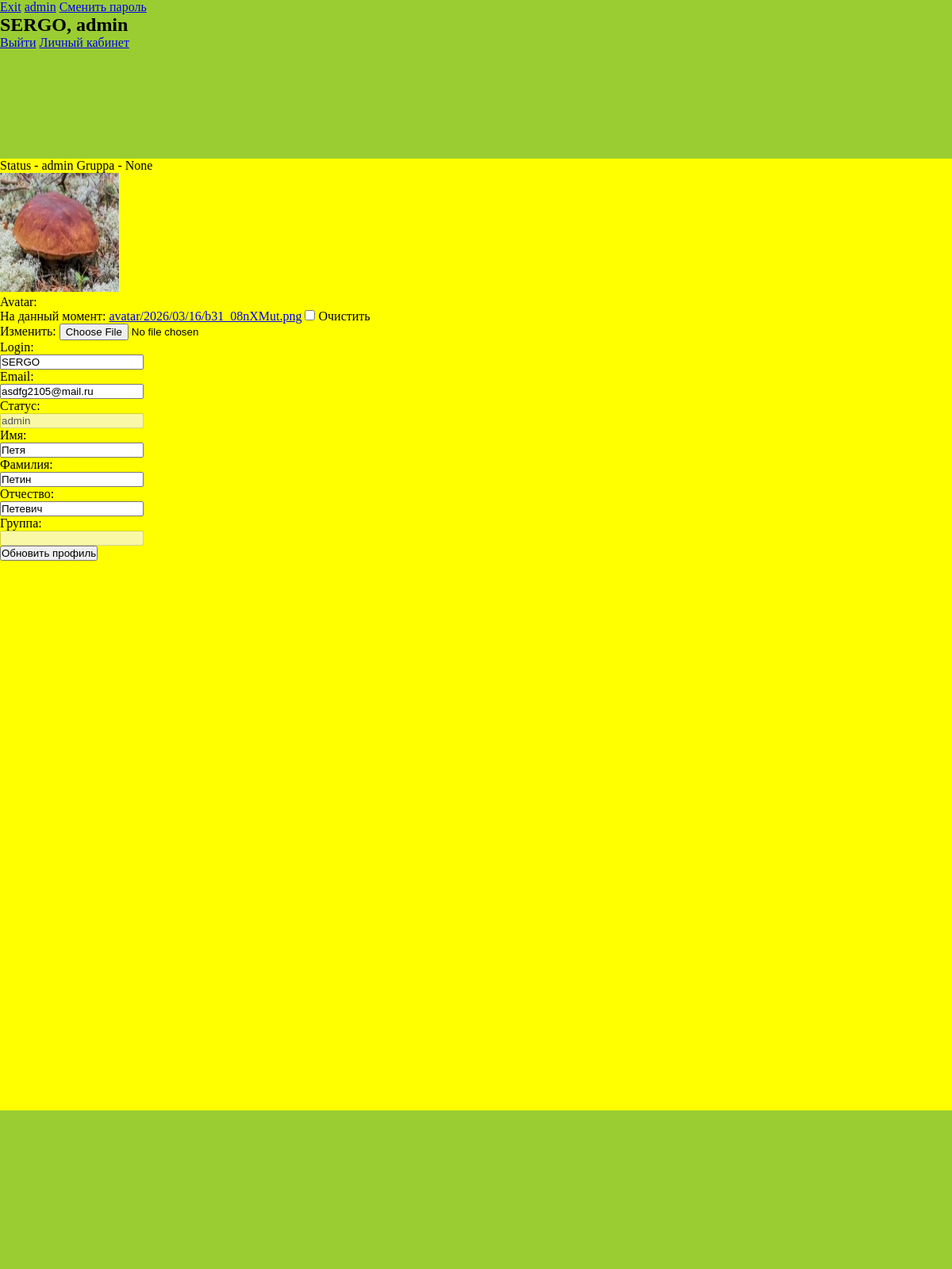
Screenshot of /profile/ (signed in) with the database file from the repository.
### users/models.py (models this page shows, shortened)
class CustomUser(AbstractUser):
    image = models.ImageField(upload_to='avatar/%Y/%m/%d',
                blank=True, null=True, verbose_name='Avatar')
    status = models.CharField(max_length=150, choices = CHOICES, default = 'status', blank=True, null=True,
                verbose_name='Статус')
    middle_name = models.CharField(max_length=150, blank=True, null=True,
                verbose_name='Отчество')
    gruppa = models.CharField(max_length=150, blank=True, null=True,
                verbose_name='Группа')
    number = models.IntegerField(verbose_name="Личный номер", blank=True, null=True,)
    class Meta:
        verbose_name = "Пользователь"
        verbose_name_plural = "Пользователя"

### users/views.py (the view)
# urls.py: path('profile/', views.profile, name='profile'),
@login_required
def profile(request):
    user=request.user
    prof = CustomUser.objects.get(username=user.username)
    if request.method == 'POST':
        form = ProfileUserForm(request.POST, request.FILES, instance=user)
        if form.is_valid():# and form_image.is_valid():
            form.save()
    else:
        form = ProfileUserForm(instance=user)
    return render(request, "users/profile.html",{'form':form, 'prof':prof,})# 'form_image':form_image})

### users/forms.py
class ProfileUserForm(forms.ModelForm):
    username=forms.CharField(label="Login",widget=forms.TextInput(attrs={'class':'form-input'}))
    email=forms.CharField(required=False, label="Email",widget=forms.TextInput(attrs={'class':'form-input'}))
    status = forms.CharField(disabled=True, label="Статус",widget=forms.TextInput(attrs={'class':'form-input'}))
    middle_name = forms.CharField(label='Отчество')
    gruppa = forms.CharField(disabled=True, label='Группа')
    class Meta:
        model = get_user_model()
        fields=['image','username','email','status','first_name','last_name', 'middle_name', 'gruppa']#, 'status_user']
        labels={
            'first_name':'Имя',
            'last_name':'Фамилия',
            'middle_name':'Отчество',
        }
        widgets={
            'first_name':forms.TextInput(attrs={'class':'form-input'}),
            'last_name':forms.TextInput(attrs={'class':'form-input'}),
            'middle_name':forms.TextInput(attrs={'class':'form-input'}),
            'gruppa':forms.TextInput(attrs={'class':'form-input'}),
        }

### users/templates/users/profile.html (shortened to what this page needs)
{% extends "base.html" %}
{% block header %}
    <a href="{% url 'users:logout_user' %}">Exit</a>
    <a href="{% url 'admin:index' %}"target='_blank'>admin</a>
    <a href="{% url 'users:change_password' %}">Сменить пароль</a>
{% endblock %}
{% block sidebar %}
Status - {{request.user.status}}  Gruppa - {{request.user.gruppa}}
<form action=""method='post'enctype='multipart/form-data'>
    {% if request.user.image %}
        <img src="{{user.image.url}}" alt="avatar"width='150px'height='150px'>
    {% else %}
        <h2>Нет аватарки</h2>
    {% endif %}
    {%for f in form%}
        <p>{{f.label_tag}}</p>
        <p>{{f}}</p>
    {%endfor%}
    <button type='submit'>Обновить профиль</button>
</form>
{% endblock %}

### templates/base.html (shortened to what this page needs)
{%load static%}
<!DOCTYPE html>
<html lang="en">
<head>
    <link rel="stylesheet" href="{% static 'css/style.css' %}">
</head>
<body>
    <div class="header">
        {%block header%}
        {%endblock%}
        {%if not request.user.is_authenticated%}
            <a href="{% url 'users:login_users' %}">Войти</a>
            <a href="{% url 'users:logout_user' %}">Выйти</a>
        {%else%}
            <h2>{{request.user.username}}, {{request.user.status}}</h2>
            <a href="{% url 'users:logout_user' %}">Выйти</a>
            <a href="{% url 'users:profile' %}">Личный кабинет</a>
        {%endif%}
    </div>
    <div class="sidebar">
        {%block sidebar%}
        {%endblock%}
    </div>
    <div class="footer">
    </div>
</body>
</html>

### network_college/static/css/style.css (style rules this page uses)
* { margin: 0; padding: 0; }
.header { width: 100%; height: 200px; background-color: yellowgreen; }
.sidebar { width: 100%; height: 1200px; background-color: yellow; }
.footer { width: 100%; height: 200px; background-color: yellowgreen; }

### rows the page displays
CustomUser: user.username "SERGO", user.status "admin", user.gruppa "None", image (picture), form "SERGO" "asdfg2105@mail.ru" "admin" "Петя" "Петин" "Петевич"

### other values shown
{{ f.label_tag }} "Avatar:" "Login:" "Email:" "Статус:" "Имя:" "Фамилия:" "Отчество:" "Группа:"
